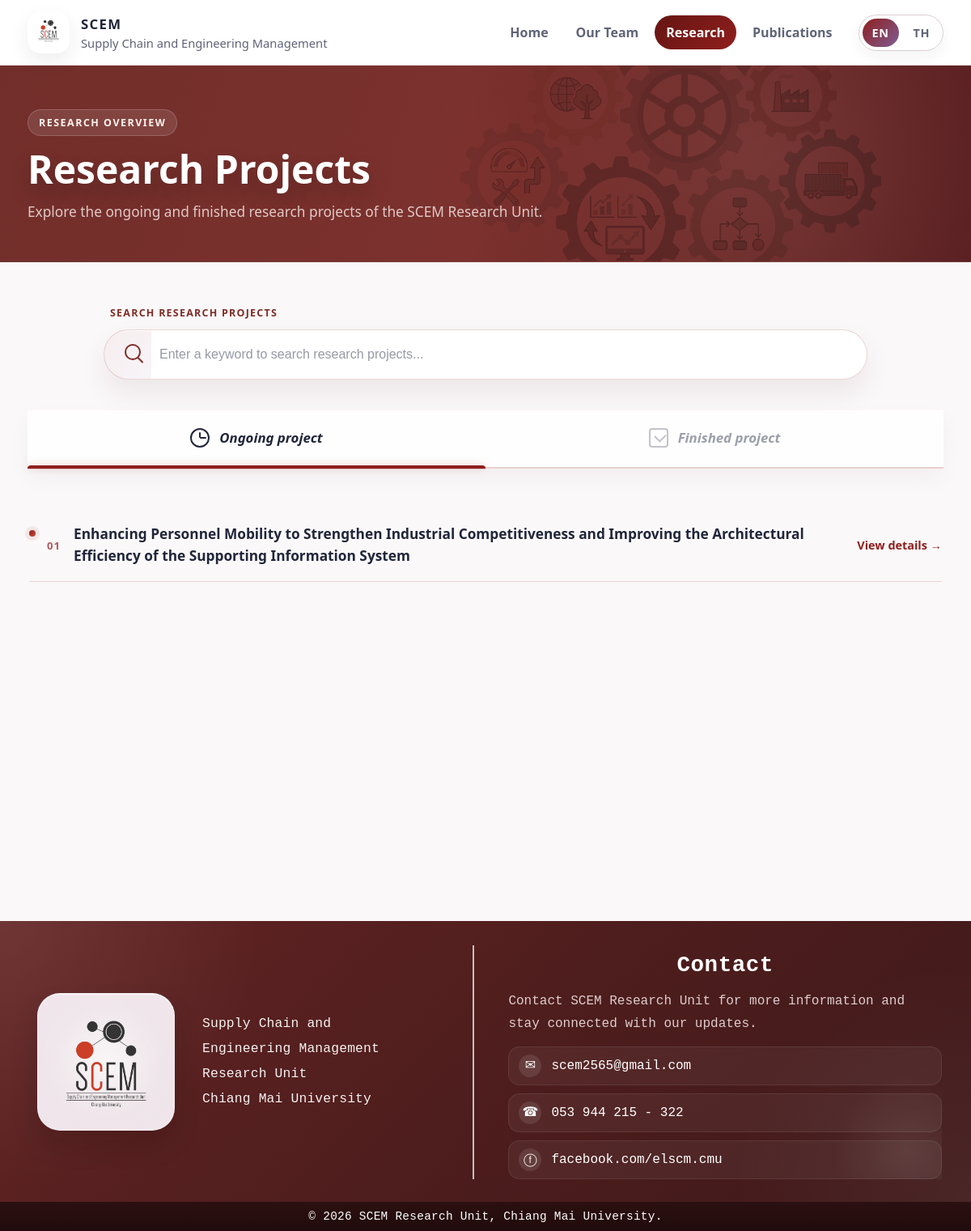
Screenshot of /research with the database file from the repository.
### tables this page shows
CREATE TABLE research_projects (
    id INTEGER PRIMARY KEY AUTOINCREMENT,
    project_type TEXT NOT NULL CHECK (project_type IN ('ongoing', 'finished')),
    year_en TEXT,
    year_th TEXT,
    title_en TEXT NOT NULL,
    title_th TEXT NOT NULL,
    leader_en TEXT,
    leader_th TEXT,
    leader_photo_filename TEXT,
    deputy_en TEXT,
    deputy_th TEXT,
    deputy_photo_filename TEXT,
    coordinator_en TEXT,
    coordinator_th TEXT,
    coordinator_photo_filename TEXT,
    advisor_en TEXT,
    advisor_th TEXT,
    advisor_photo_filename TEXT,
    researcher_en TEXT,
    researcher_th TEXT,
    researcher_photos_json TEXT,
    engineer_en TEXT,
    engineer_th TEXT,
    engineer_photos_json TEXT,
    assistant_en TEXT,
    assistant_th TEXT,
    assistant_photos_json TEXT,
    duration_en TEXT,
    duration_th TEXT,
    lead_unit_en TEXT,
    lead_unit_th TEXT,
    partner_en TEXT,
    partner_th TEXT,
    funding_en TEXT,
    funding_th TEXT,
    budget_en TEXT,
    budget_th TEXT,
    collaboration_details_en TEXT,
    collaboration_details_th TEXT,
    custom_team_fields_json TEXT,
    custom_detail_fields_json TEXT,
    notes TEXT,
    description_en TEXT,
    description_th TEXT
);

### routes/public_routes.py (the view)
@public_bp.route("/research")
def research():
    return render_template("public/research.html", **get_research_page_context())

### database/common.py (called while the page is built)
def get_db_connection():
    connection = sqlite3.connect(DATABASE_PATH)
    connection.row_factory = sqlite3.Row
    return connection

def fetch_all(query, params=()):
    connection = get_db_connection()
    try:
        return connection.execute(query, params).fetchall()
    finally:
        connection.close()

### database/project_db.py (called while the page is built)
def get_all_projects():
    return fetch_all(
        f"""
        SELECT *
        FROM research_projects
        {PROJECT_ORDER_SQL}
        """
    )

def get_research_projects():
    grouped_research = {
        "ongoing": [],
        "finished": [],
    }
    for row in get_all_projects():
        grouped_research[row["project_type"]].append(row)
    return grouped_research

### services/public_service.py (called while the page is built)
def get_research_page_context():
    return {
        "research_projects": get_research_projects(),
    }

### templates/public/research.html (shortened to what this page needs)
<!DOCTYPE html>
<html lang="{{ current_language }}">
<head>
    <link rel="stylesheet" href="{{ url_for('static', filename='css/public/style.css') }}">
    <link rel="stylesheet" href="{{ url_for('static', filename='css/public/responsive.css') }}">
</head>
<body data-language="{{ current_language }}">
    {% include "public/_public_header.html" %}
    <section class="hero-section reveal-card page-hero-bleed research-page-hero">
        <div class="page-hero-inner">
            <div class="research-hero-kicker">
                {% if current_language == "th" %}ภาพรวมงานวิจัย{% else %}Research Overview{% endif %}
            </div>
            <h1>
                {% if current_language == "th" %}
                    โครงการวิจัย
                {% else %}
                    Research Projects
                {% endif %}
            </h1>
            <p class="hero-subtitle">
                {% if current_language == "th" %}
                    เรียกดูโครงการวิจัยที่กำลังดำเนินการและโครงการที่เสร็จสิ้นแล้ว แบ่งเป็นสองหมวดหลัก
                {% else %}
                    Explore the ongoing and finished research projects of the SCEM Research Unit.
                {% endif %}
            </p>
        </div>
    </section>
    <main class="home-page research-page">
        <section class="research-switcher reveal-card">
            <div class="research-search-panel">
                <label for="research-keyword-search">
                    {% if current_language == "th" %}ค้นหาโครงการวิจัย{% else %}Search Research Projects{% endif %}
                </label>
                <input
                    id="research-keyword-search"
                    type="search"
                    data-research-search
                    placeholder="{% if current_language == 'th' %}ป้อนคำค้นหาเพื่อค้นหาโครงการวิจัย...{% else %}Enter a keyword to search research projects...{% endif %}"
                    autocomplete="off"
                >
            </div>
            <div class="research-tab-bar" role="tablist" aria-label="Research categories">
                <label class="research-tab" for="research-tab-ongoing" role="tab">
                    <span class="research-tab-icon research-tab-icon-clock" aria-hidden="true"></span>
                    <span>{% if current_language == "th" %}โครงการที่กำลังดำเนินการ{% else %}Ongoing project{% endif %}</span>
                </label>
                <label class="research-tab" for="research-tab-finished" role="tab">
                    <span class="research-tab-icon research-tab-icon-check" aria-hidden="true"></span>
                    <span>{% if current_language == "th" %}โครงการที่เสร็จสิ้นแล้ว{% else %}Finished project{% endif %}</span>
                </label>
            </div>
            <div class="research-panels">
                <section class="research-panel research-panel-ongoing" data-research-panel>
                    {% if research_projects['ongoing'] %}
                        <ol class="research-ongoing-list">
                            {% for project in research_projects['ongoing'] %}
                                <li
                                    class="research-ongoing-item reveal-card"
                                    data-research-item
                                    data-search="{{ (project['title_en'] ~ ' ' ~ project['title_th'] ~ ' ' ~ project['year_en'] ~ ' ' ~ project['year_th'] ~ ' ' ~ project['duration_en'] ~ ' ' ~ project['duration_th'] ~ ' ' ~ project['leader_en'] ~ ' ' ~ project['leader_th'] ~ ' ' ~ project['deputy_en'] ~ ' ' ~ project['deputy_th'] ~ ' ' ~ project['coordinator_en'] ~ ' ' ~ project['coordinator_th'] ~ ' ' ~ project['advisor_en'] ~ ' ' ~ project['advisor_th'] ~ ' ' ~ project['researcher_en'] ~ ' ' ~ project['researcher_th'] ~ ' ' ~ project['engineer_en'] ~ ' ' ~ project['engineer_th'] ~ ' ' ~ project['assistant_en'] ~ ' ' ~ project['assistant_th'] ~ ' ' ~ project['lead_unit_en'] ~ ' ' ~ project['lead_unit_th'] ~ ' ' ~ project['partner_en'] ~ ' ' ~ project['partner_th'] ~ ' ' ~ project['funding_en'] ~ ' ' ~ project['funding_th'] ~ ' ' ~ project['budget_en'] ~ ' ' ~ project['budget_th'] ~ ' ' ~ project['collaboration_details_en'] ~ ' ' ~ project['collaboration_details_th'] ~ ' ' ~ project['description_en'] ~ ' ' ~ project['description_th'])|lower|e }}"
                                    style="--reveal-delay: {{ loop.index0 * 45 }}ms;"
                                >
                                    <a class="research-ongoing-link" href="{{ url_for('public.project_detail', project_id=project['id']) }}">
                                        <span class="research-list-index">{{ "%02d"|format(loop.index) }}</span>
                                        <span class="research-ongoing-title">{{ field_text(project, 'title') }}</span>
                                        <span class="research-list-action">{% if current_language == "th" %}ดูรายละเอียด{% else %}View details{% endif %} →</span>
                                    </a>
                                </li>
                            {% endfor %}
                        </ol>
                    {% endif %}
                </section>
            </div>
        </section>
    </main>
    {% include "public/_public_footer.html" %}
</body>
</html>

### rows the page displays
research_projects: index "01", title_en "Enhancing Personnel Mobility to Strengthen Industrial Competitiveness and Improving the Architectural Efficiency of the Supporting Information System"
